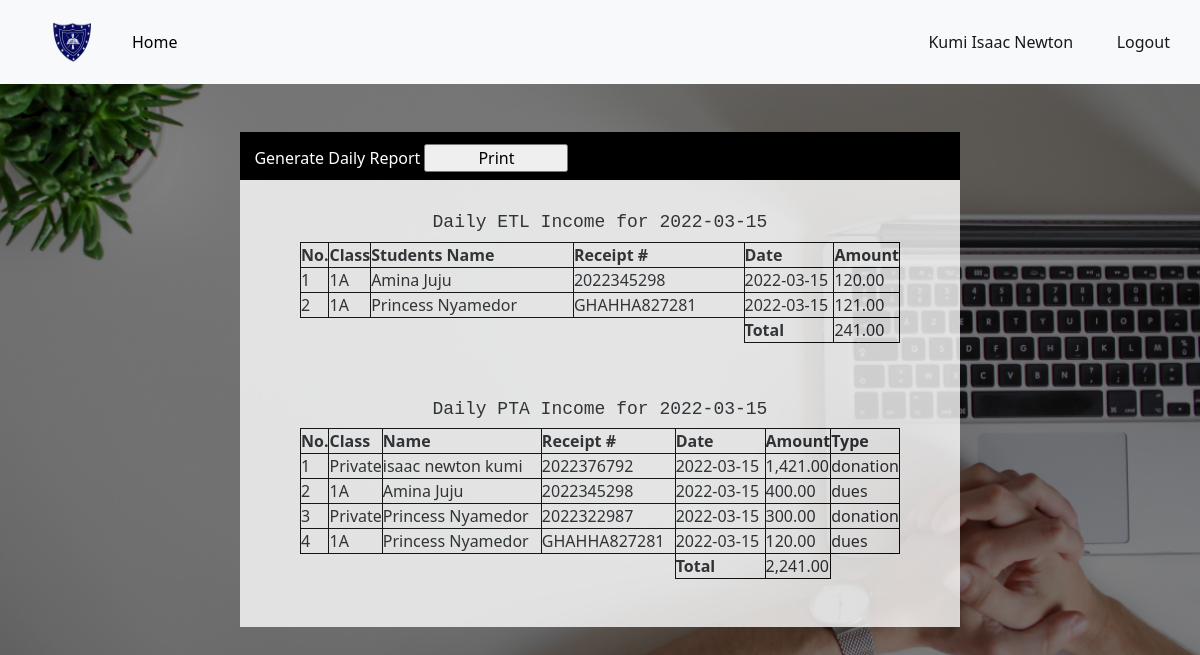
/accountant_dashboard/account_daily_report (signed in), run on the app's committed database.
### app.py (models this page shows, shortened)
class User(db.Model, UserMixin):
	id = db.Column(db.Integer, primary_key=True)
	date = db.Column(db.DateTime, default = datetime.utcnow())
	username = db.Column(db.String(80), nullable=False)
	email = db.Column(db.String(120), unique=True, nullable=False)
	password = db.Column(db.String(120), nullable=False)
	is_admin = db.Column(db.Boolean,  default=False)
	function = db.Column(db.String(120))
	approval = db.Column(db.Boolean, default=False)

class ETLIncome(db.Model):
	id = db.Column(db.Integer, primary_key=True)
	date = db.Column(db.DateTime, default = datetime.utcnow())
	clerk = db.Column(db.String(120),nullable=False)
	amount = db.Column(db.Float)
	tx_id = db.Column(db.String(16))
	semester = db.Column(db.String(10), nullable = False)
	mode_of_payment = db.Column(db.String(20))
	name = db.Column(db.String(120))
	category = db.Column(db.String(20), default="revenue")
	student_id = db.Column(db.Integer, db.ForeignKey('student.id'))#Here we reference the table name

class Student(db.Model):
	id = db.Column(db.Integer, primary_key=True)
	date = db.Column(db.DateTime, default = datetime.utcnow())
	clerk = db.Column(db.String(120),nullable=False)
	date_admitted = db.Column(db.DateTime)
	fullname = db.Column(db.String(80), nullable=False)
	date_of_birth = db.Column(db.String(10), nullable=False)
	class1 = db.Column(db.String(10), nullable=False)
	parent_contact = db.Column(db.String(12), nullable=False)
	phone = db.Column(db.String(12))
	id_number = db.Column(db.String(120), unique=True, nullable=False)
	status = db.Column(db.Boolean, default=True)
	pta = db.relationship('PTAIncome', backref='pta_payer', lazy=True)#Here we reference the class
	etl = db.relationship('ETLIncome', backref='etl_payer', lazy=True)
	payer = db.relationship('StudentPayments', backref='payer', lazy=True)

class PTAIncome(db.Model):
	id = db.Column(db.Integer, primary_key=True)
	date = db.Column(db.DateTime, default = datetime.utcnow())
	clerk = db.Column(db.String(120), nullable=False)
	amount = db.Column(db.Float)
	tx_id = db.Column(db.String(16))
	semester = db.Column(db.String(10))
	mode_of_payment = db.Column(db.String(20))
	category = db.Column(db.String(20), default="revenue")
	name = db.Column(db.String(120))
	type1 = db.Column(db.String(20), default='dues')
	student_id = db.Column(db.Integer, db.ForeignKey('student.id'))#Here we reference the table name

### app.py (the view)
@app.route("/accountant_dashboard/account_daily_report")
@login_required
def account_daily_report():
	if account_access():
		today = datetime.utcnow()
		date = dt.date(today.year, today.month, today.day)
		pta_payments = PTAIncome.query.filter(func.date(PTAIncome.date) == date).filter_by(category='revenue').all()
		etl_payments = ETLIncome.query.filter(func.date(ETLIncome.date) == date).filter_by(category='revenue').all()
		etl = sum([pmt.amount for pmt in etl_payments])
		pta = sum([pmt.amount for pmt in pta_payments])
		return render_template("account_daily_report.html", pta_payments=pta_payments,etl_payments=etl_payments ,etl=etl, pta=pta, date=date)
	else:
		abort(404)

### app.py (called while the page is built)
def account_access():
	if not current_user.approval:
		return False
	if current_user.function == 'Accountant':
		return True
	if current_user.function == 'Clerk':
		return False

@app.template_filter()
def currencyFormat(value):
	value = float(value)
	if value >= 0:
		return "{:,.2f}".format(value)
	else:
		value2 = "{:,.2f}".format(value)
		return "("+value2[1:]+")"

@login_manager.user_loader
def load_user(user_id):
	return User.query.get(int(user_id))

### templates/account_daily_report.html (shortened to what this page needs)
{% extends "bootstrap.html" %}
{% block content %}
<!DOCTYPE html>
<html>
<head>
	<link rel="stylesheet" href="https://cdnjs.cloudflare.com/ajax/libs/font-awesome/4.7.0/css/font-awesome.min.css">
</head>
<body>
<header>
		<nav class="navbar navbar-expand-lg navbar-light bg-light">
			     <a class="navbar-brand kpa" href="#"><img src="{{url_for('static', filename='images/kpasec.png')}}"></a>
			    <div class="collapse navbar-collapse" id="navbarText">
			      <ul class="navbar-nav me-auto mb-2 mb-lg-0">
			        <li class="nav-item">
			          <a class="nav-link active " aria-current="page" href="{{url_for('accountant_dashboard')}}"id="nav1" style="color:black;">Home</a>
			        </li>
			      </ul>
			      <span class="navbar-text" >
			      	<a href="{{url_for('account')}}" class="nn">{{current_user.username}}</a>
			      	<a href="{{url_for('logout')}}" class="n">Logout</a>
			      </span>
			    </div>
		 </nav>
	</header>
    <div class="prn">
    	<a href="#">Generate Daily Report</a>
    	<span><input type="button" name="" value="Print" onclick="print_content()"></span>
    </div>
   <center>
   	<div class="ttable" id="cont1">
   		<h4 class="topp" style="padding-top:4vh">Daily ETL Income for {{date}}</h4>
   		<table >
   			<tr>
   				<th class="non">No.</th>
   				<th class="foom">Class</th>
   				<th class="fom">Students Name</th>
   				<th>Receipt #</th>
   				<th class="fomm">Date</th>
   				<th class="foomm">Amount</th>
   			</tr>
   			{% if etl_payments | length < 1 %}
   			<tr>
   				<td>0</td>
   				<td class="fom">None</td>
   				<td>None</td>
   				<td>None</td>
   				<td>None</td>
   				<td>None</td>
   			</tr>
   			{% else %}
   			{% for pmt in etl_payments %}
   				{% if pmt.amount != 0 %}
   			<tr>
   				<td>{{loop.index}}</td>
   				<td class="fom">{{pmt.etl_payer.class1}}</td>
   				<td>{{pmt.etl_payer.fullname}}</td>
   				<td>{{pmt.tx_id}}</td>
   				<td>{{pmt.date.date()}}</td>
   				<td>{{ pmt.amount | currencyFormat }}</td>
   			</tr>
   				{% endif %}
   			{% endfor %}
   			{% endif %}
   			<tr>
   				<td style="border:0px solid transparent;"></td>
   				<td style="border:0px solid transparent;"></td>
   				<td style="border:0px solid transparent;"></td>
   				<td style="border:0px solid transparent;"></td>
   				<th>Total</th>
   				<td>{{etl | currencyFormat }}</td>
   			</tr>
   		</table><br>
   		<h3 class="topp" style="padding-top:4vh">Daily PTA Income for {{date}}</h3>
   		<table >
   			<tr>
   				<th class="non">No.</th>
   				<th class="foom">Class</th>
   				<th class="fom">Name</th>
   				<th>Receipt #</th>
   				<th class="fomm">Date</th>
   				<th class="foomm">Amount</th>
   				<th class="foomm">Type</th>
   			</tr>
   			{% if pta_payments | length < 1 %}
   			<tr>
   				<td>0</td>
   				<td class="fom">None</td>
   				<td>None</td>
   				<td>none</td>
   				<td>None</td>
   				<td>None</td>
   				<td>None</td>
   			</tr>
   			{% else %}
   			{% for pmt in pta_payments %}
   			{% if pmt.category != 'charge' and pmt.pta_amount != 0 %}
   				{% if pmt.type1 == 'dues'%}
   			<tr>
   				<td>{{loop.index}}</td>
   				<td class="fom">{{pmt.pta_payer.class1}}</td>
   				<td>{{pmt.pta_payer.fullname}}</td>
   				<td>{{pmt.tx_id}}</td>
   				<td>{{pmt.date.date()}}</td>
   				<td>{{ pmt.amount | currencyFormat }}</td>
   				<td>{{ pmt.type1 }}</td>
   			</tr>
   				{% else %}
   				<tr>
   				<td>{{loop.index}}</td>
   				<td class="fom">Private</td>
   				<td>{{pmt.name}}</td>
   				<td>{{pmt.tx_id}}</td>
   				<td>{{pmt.date.date()}}</td>
   				<td>{{ pmt.amount | currencyFormat }}</td>
   				<td>{{ pmt.type1 }}</td>
   			</tr>
   				{% endif %}
   			{% endif %}
   			{% endfor %}
   			{% endif %}
   			<tr>
   				<td style="border:0px solid transparent;"></td>
   				<td style="border:0px solid transparent;"></td>
   				<td style="border:0px solid transparent;"></td>
   				<td style="border:0px solid transparent;"></td>
   				<th>Total</th>
   				<td>{{pta | currencyFormat }}</td>
   			</tr>
   		</table><br><br>
   	</div><br><br>
</center>
</body>
</html>
{% endblock %}

### data on the page
User: username "Kumi Isaac Newton"
ETLIncome: etl_payer.class1 "1A", etl_payer.fullname "Amina Juju", tx_id "2022345298", date "2022-03-15", amount "120.00"
ETLIncome: etl_payer.class1 "1A", etl_payer.fullname "Princess Nyamedor", tx_id "GHAHHA827281", date "2022-03-15", amount "121.00"
PTAIncome: name "isaac newton kumi", tx_id "2022376792", date "2022-03-15", amount "1,421.00", type1 "donation"
PTAIncome: pta_payer.class1 "1A", pta_payer.fullname "Amina Juju", tx_id "2022345298", date "2022-03-15", amount "400.00", type1 "dues"
PTAIncome: name "Princess Nyamedor", tx_id "2022322987", date "2022-03-15", amount "300.00", type1 "donation"
PTAIncome: pta_payer.class1 "1A", pta_payer.fullname "Princess Nyamedor", tx_id "GHAHHA827281", date "2022-03-15", amount "120.00", type1 "dues"

### other printed values
{{ etl | currencyFormat }} "241.00"
{{ pta | currencyFormat }} "2,241.00"
